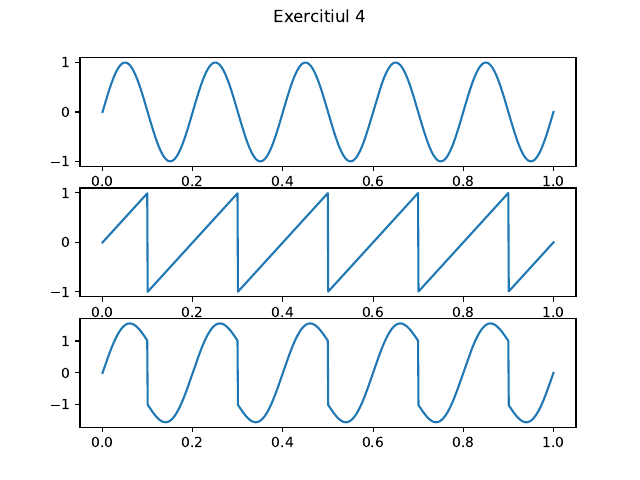

Recreate this plot in Python.
import matplotlib.pyplot as plt
import sounddevice as sd
import numpy as np
import scipy as sp

def sinus(A, f0, phi):
    def x(t):
        return A * np.sin(2 * np.pi * f0 * t + phi)

    return x

def sawtooth(f0):
    def x(t):
        return 2 * (f0 * t - np.floor(f0 * t + 0.5))
    
    return x

if __name__ == '__main__':
    time = np.linspace(start = 0.0, stop = 1.0, num = 10 ** 3)
    f0 = 5.0 / (1.0 - 0.0)
    x = sinus(1, f0, 0)
    y = sawtooth(f0)

    fig, axs = plt.subplots(3)
    fig.suptitle('Exercitiul 4')
    xs = x(time)
    ys = y(time)
    zs = xs + ys
    axs[0].plot(time, xs)
    axs[1].plot(time, ys)
    axs[2].plot(time, zs)
    plt.savefig('./labs/02/04.pdf')
    plt.show()